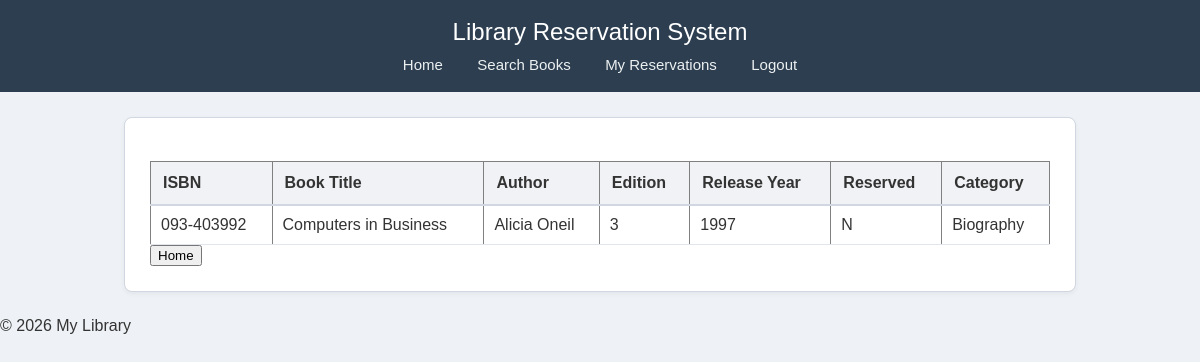
Page /view.php?id=093-403992 (signed in) on the committed database.
### tables this page shows
CREATE TABLE `books` (
  `ISBN` varchar(20) NOT NULL,
  `BookTitle` varchar(40) NOT NULL,
  `Author` varchar(40) NOT NULL,
  `Edition` int(2) NOT NULL,
  `Year` year(4) NOT NULL,
  `CategoryID` int(3) NOT NULL,
  `Reserved` char(1) NOT NULL
);

CREATE TABLE `categories` (
  `CategoryID` int(3) NOT NULL,
  `CategoryDescription` varchar(20) NOT NULL
);

### view.php (the view, shortened to what this page needs)
<?php
require_once "header.php";
require_once "database.php";
$isbn = $conn -> real_escape_string($_GET['id']);
$sql = "SELECT b.ISBN, b.BookTitle, b.Author, b.Edition, b.Year,
               b.Reserved, c.CategoryDescription
        FROM books b
        JOIN categories c ON b.CategoryID = c.CategoryID
        WHERE b.ISBN = '$isbn'";
        $result = $conn->query($sql);
if ($result->num_rows === 0) {
        echo "0 results";
} else {
    echo "<table border='1'>";
    echo "<tr>
            <th>ISBN</th>
            <th>Book Title</th>
            <th>Author</th>
            <th>Edition</th>
            <th>Release Year</th>
            <th>Reserved</th>
            <th>Category</th>
        </tr>";
    $row = $result->fetch_assoc();
        echo "<tr><td>";
        echo (htmlentities($row["ISBN"]));
        echo ("</td><td>");
        echo (htmlentities($row["BookTitle"]));
        echo ("</td><td>");
        echo (htmlentities($row["Author"]));
        echo ("</td><td>");
        echo (htmlentities($row["Edition"]));
        echo ("</td><td>");
        echo (htmlentities($row["Year"]));
        echo ("</td><td>");
        echo (htmlentities($row["Reserved"]));
        echo ("</td><td>");
        echo (htmlentities($row["CategoryDescription"]));
        echo ("</td></tr>\n");
    echo "</table>";
}
?>
<input type="button" value="Home" onclick="location.href='index.php'; return false;">
<?php
require_once "footer.php";
?>

### styles.css (style rules this page uses)
body { font-family: Arial, Helvetica, sans-serif; background: #eef1f5; margin: 0; padding: 0; color: #333; }
table { width: 100%; border-collapse: collapse; margin-top: 18px; background: #fff; }
table th { background-color: #f0f2f5; padding: 12px; text-align: left; border-bottom: 2px solid #d0d7e1; }
table td { border-bottom: 1px solid #e1e6ed; padding: 10px; }

### rows in the picture
books: ISBN "093-403992", BookTitle "Computers in Business", Author "Alicia Oneil", Edition "3", Year "1997", Reserved "N", CategoryID.CategoryDescription "Biography"
